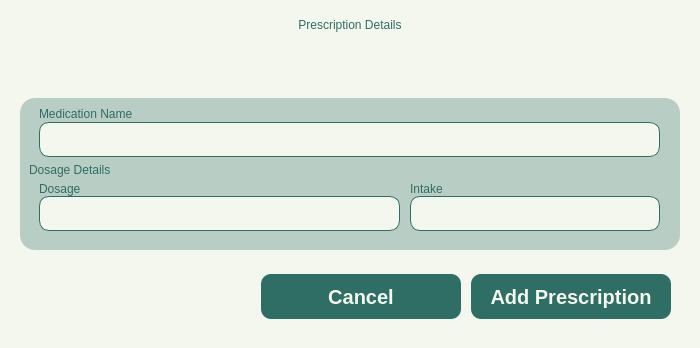
<?xml version="1.0" encoding="UTF-8"?>
<ui version="4.0">
 <class>MainWindow</class>
 <widget class="QMainWindow" name="MainWindow">
  <property name="geometry">
   <rect>
    <x>0</x>
    <y>0</y>
    <width>700</width>
    <height>348</height>
   </rect>
  </property>
  <property name="sizePolicy">
   <sizepolicy hsizetype="Fixed" vsizetype="Fixed">
    <horstretch>0</horstretch>
    <verstretch>0</verstretch>
   </sizepolicy>
  </property>
  <property name="maximumSize">
   <size>
    <width>16777215</width>
    <height>348</height>
   </size>
  </property>
  <property name="baseSize">
   <size>
    <width>700</width>
    <height>300</height>
   </size>
  </property>
  <property name="windowTitle">
   <string>MainWindow</string>
  </property>
  <property name="styleSheet">
   <string notr="true">*{
	padding: 0px;
	margin: 0px;
	border: 0px;
	background-color: #F4F7ED;
}

</string>
  </property>
  <widget class="QWidget" name="centralwidget">
   <property name="sizePolicy">
    <sizepolicy hsizetype="Preferred" vsizetype="Preferred">
     <horstretch>0</horstretch>
     <verstretch>0</verstretch>
    </sizepolicy>
   </property>
   <property name="maximumSize">
    <size>
     <width>16777215</width>
     <height>16777215</height>
    </size>
   </property>
   <layout class="QVBoxLayout" name="verticalLayout">
    <property name="spacing">
     <number>5</number>
    </property>
    <property name="leftMargin">
     <number>20</number>
    </property>
    <property name="rightMargin">
     <number>20</number>
    </property>
    <property name="bottomMargin">
     <number>10</number>
    </property>
    <item alignment="Qt::AlignTop">
     <widget class="QWidget" name="Header" native="true">
      <property name="sizePolicy">
       <sizepolicy hsizetype="Expanding" vsizetype="Preferred">
        <horstretch>0</horstretch>
        <verstretch>0</verstretch>
       </sizepolicy>
      </property>
      <property name="styleSheet">
       <string notr="true">QLabel {
	font: bold 20pt &quot;Satoshi Black&quot;;
	color: #2E6E65;
    qproperty-wordWrap: true;
	background: transparent;
	text-align: center;
}
#Subheader {
	font: 500 14pt &quot;Satoshi Medium&quot;;
}</string>
      </property>
      <layout class="QVBoxLayout" name="verticalLayout_2">
       <item>
        <widget class="QLabel" name="Subheader">
         <property name="text">
          <string>Prescription Details</string>
         </property>
         <property name="alignment">
          <set>Qt::AlignCenter</set>
         </property>
        </widget>
       </item>
      </layout>
     </widget>
    </item>
    <item alignment="Qt::AlignTop">
     <widget class="QWidget" name="Body" native="true">
      <property name="sizePolicy">
       <sizepolicy hsizetype="Expanding" vsizetype="Expanding">
        <horstretch>0</horstretch>
        <verstretch>0</verstretch>
       </sizepolicy>
      </property>
      <property name="styleSheet">
       <string notr="true">QLabel {
	font: 300 12pt &quot;Lexend Light&quot;;
	color: #2E6E65;
}
#Title_1, #Title_2, #Title_3 {
	font: 14pt &quot;Lexend SemiBold&quot;;
}
#Indicator {
	font: 300 10pt &quot;Lexend Light&quot;;
}
#StaffTypeCon, #StaffNameCon, #StaffInfoCon, #SpecializationCon {
	background-color: transparent;
}
*{
	background-color: transparent;
}
#Body {
	background-color: rgba(46, 110, 101, 77);
	border-radius: 15px;
}
QLineEdit, QComboBox, QDateEdit {
	background-color: #F4F7ED;
	border: 1px solid #2E6E65;
	border-radius: 10px;
}


QComboBox, QDateEdit {
    background-color: #F4F7ED;
    border: 1px solid #2E6E65;
    border-radius: 10px;
    padding: 5px 10px;
    font: 300 12pt &quot;Lexend Light&quot;;
}

/* Drop-down arrow styling (QComboBox only) */
QComboBox::drop-down {
    subcontrol-origin: padding;
    subcontrol-position: top right;
    width: 30px;
    border-left: 1px solid #2E6E65;
    background-color: #D9E4DC;
    border-top-right-radius: 8px;
    border-bottom-right-radius: 8px;
}

QComboBox::down-arrow {
    image: url(:/lucide/icons/chevron-down.svg);
    width: 20px;
    height: 20px;
}

/* ComboBox dropdown list view */
QComboBox QAbstractItemView {
    background-color: #F4F7ED;
    selection-background-color: #CCE3D0;
    border: 1px solid #2E6E65;
    border-radius: 2px;
    outline: 0;
    font: 300 12pt &quot;Lexend Light&quot;;
}

/* ===== QDateEdit ===== */
QDateEdit {
    background-color: #F4F7ED;
    border: 1px solid #2E6E65;
    border-radius: 10px;
    padding: 5px 10px;
    font: 300 12pt &quot;Lexend Light&quot;;
}

QDateEdit::drop-down {
    subcontrol-origin: padding;
    subcontrol-position: top right;
    width: 30px;
    border-left: 1px solid #2E6E65;
    background-color: #D9E4DC;
    border-top-right-radius: 8px;
    border-bottom-right-radius: 8px;
}

QDateEdit::down-arrow {
    image: url(:/lucide/icons/calendar.svg);
    width: 20px;
    height: 20px;
}


/* ===== QCalendarWidget Popup ===== */
QCalendarWidget {
    background-color: #F4F7ED;
    border: 2px solid #2E6E65;
    border-radius: 10px;
    font: 300 10pt &quot;Lexend Light&quot;;
}

/* Month &amp; Year Navigation */
QCalendarWidget QToolButton {
    background-color: #F4F7ED;
    border: none;
    color: #2E6E65;
    font: 300 12pt &quot;Lexend Light&quot;;
    padding: 5px;
    margin: 2px;
}

QCalendarWidget QToolButton#qt_calendar_prevmonth {
    qproperty-icon: url(:/lucide/icons/chevron-left.svg);
    qproperty-iconSize: 16px;
}

QCalendarWidget QToolButton#qt_calendar_nextmonth {
    qproperty-icon: url(:/lucide/icons/chevron-right.svg);
    qproperty-iconSize: 16px;
}

/* Month/Year ComboBox &amp; SpinBox */
QCalendarWidget QComboBox,
QCalendarWidget QSpinBox {
    background-color: #F4F7ED;
    border: 1px solid #2E6E65;
    border-radius: 6px;
    padding: 2px 6px;
    font: 300 11pt &quot;Lexend Light&quot;;
    color: #2E6E65;
}

/* Calendar Table (Dates &amp; Grid) */
QCalendarWidget QTableView {
    background-color: #F4F7ED;
    border: none;
    selection-background-color: #2E6E65;
    font: 300 11pt &quot;Lexend Light&quot;;
    gridline-color: #2E6E65;
}


</string>
      </property>
      <layout class="QVBoxLayout" name="verticalLayout_3">
       <property name="rightMargin">
        <number>20</number>
       </property>
       <item alignment="Qt::AlignTop">
        <widget class="QWidget" name="StaffTypeCon" native="true">
         <layout class="QHBoxLayout" name="horizontalLayout_3">
          <property name="spacing">
           <number>10</number>
          </property>
          <property name="leftMargin">
           <number>10</number>
          </property>
          <property name="topMargin">
           <number>0</number>
          </property>
          <property name="rightMargin">
           <number>0</number>
          </property>
          <property name="bottomMargin">
           <number>0</number>
          </property>
          <item alignment="Qt::AlignTop">
           <widget class="QWidget" name="JoinedDate" native="true">
            <property name="sizePolicy">
             <sizepolicy hsizetype="Preferred" vsizetype="Expanding">
              <horstretch>0</horstretch>
              <verstretch>0</verstretch>
             </sizepolicy>
            </property>
            <property name="minimumSize">
             <size>
              <width>0</width>
              <height>0</height>
             </size>
            </property>
            <layout class="QVBoxLayout" name="verticalLayout_4">
             <property name="spacing">
              <number>1</number>
             </property>
             <property name="leftMargin">
              <number>0</number>
             </property>
             <property name="topMargin">
              <number>0</number>
             </property>
             <property name="rightMargin">
              <number>0</number>
             </property>
             <property name="bottomMargin">
              <number>0</number>
             </property>
             <item>
              <widget class="QLabel" name="label">
               <property name="text">
                <string>Medication Name</string>
               </property>
              </widget>
             </item>
             <item>
              <widget class="QLineEdit" name="MedName">
               <property name="sizePolicy">
                <sizepolicy hsizetype="Expanding" vsizetype="Expanding">
                 <horstretch>0</horstretch>
                 <verstretch>0</verstretch>
                </sizepolicy>
               </property>
               <property name="minimumSize">
                <size>
                 <width>250</width>
                 <height>35</height>
                </size>
               </property>
               <property name="maximumSize">
                <size>
                 <width>16777215</width>
                 <height>16777215</height>
                </size>
               </property>
              </widget>
             </item>
            </layout>
           </widget>
          </item>
         </layout>
        </widget>
       </item>
       <item>
        <widget class="QWidget" name="Specialization" native="true">
         <property name="sizePolicy">
          <sizepolicy hsizetype="Preferred" vsizetype="Maximum">
           <horstretch>0</horstretch>
           <verstretch>0</verstretch>
          </sizepolicy>
         </property>
         <layout class="QVBoxLayout" name="verticalLayout_8">
          <property name="spacing">
           <number>5</number>
          </property>
          <property name="leftMargin">
           <number>0</number>
          </property>
          <property name="topMargin">
           <number>0</number>
          </property>
          <property name="rightMargin">
           <number>0</number>
          </property>
          <property name="bottomMargin">
           <number>10</number>
          </property>
          <item alignment="Qt::AlignTop">
           <widget class="QLabel" name="Title_2">
            <property name="text">
             <string>Dosage Details</string>
            </property>
           </widget>
          </item>
          <item alignment="Qt::AlignTop">
           <widget class="QWidget" name="widget_6" native="true">
            <property name="sizePolicy">
             <sizepolicy hsizetype="Expanding" vsizetype="Expanding">
              <horstretch>0</horstretch>
              <verstretch>0</verstretch>
             </sizepolicy>
            </property>
            <layout class="QHBoxLayout" name="horizontalLayout_6">
             <property name="spacing">
              <number>10</number>
             </property>
             <property name="leftMargin">
              <number>10</number>
             </property>
             <property name="topMargin">
              <number>0</number>
             </property>
             <property name="rightMargin">
              <number>0</number>
             </property>
             <property name="bottomMargin">
              <number>0</number>
             </property>
             <item alignment="Qt::AlignTop">
              <widget class="QWidget" name="widget_11" native="true">
               <layout class="QVBoxLayout" name="verticalLayout_17">
                <property name="spacing">
                 <number>0</number>
                </property>
                <property name="leftMargin">
                 <number>0</number>
                </property>
                <property name="topMargin">
                 <number>0</number>
                </property>
                <property name="rightMargin">
                 <number>0</number>
                </property>
                <property name="bottomMargin">
                 <number>0</number>
                </property>
                <item alignment="Qt::AlignTop">
                 <widget class="QLabel" name="label_9">
                  <property name="sizePolicy">
                   <sizepolicy hsizetype="Expanding" vsizetype="Preferred">
                    <horstretch>0</horstretch>
                    <verstretch>0</verstretch>
                   </sizepolicy>
                  </property>
                  <property name="text">
                   <string>Dosage</string>
                  </property>
                 </widget>
                </item>
                <item>
                 <widget class="QLineEdit" name="Dosage">
                  <property name="sizePolicy">
                   <sizepolicy hsizetype="Expanding" vsizetype="Preferred">
                    <horstretch>0</horstretch>
                    <verstretch>0</verstretch>
                   </sizepolicy>
                  </property>
                  <property name="minimumSize">
                   <size>
                    <width>0</width>
                    <height>35</height>
                   </size>
                  </property>
                  <property name="maximumSize">
                   <size>
                    <width>16777215</width>
                    <height>35</height>
                   </size>
                  </property>
                 </widget>
                </item>
               </layout>
              </widget>
             </item>
             <item alignment="Qt::AlignRight">
              <widget class="QWidget" name="widget_10" native="true">
               <property name="minimumSize">
                <size>
                 <width>250</width>
                 <height>0</height>
                </size>
               </property>
               <layout class="QVBoxLayout" name="verticalLayout_16">
                <property name="spacing">
                 <number>0</number>
                </property>
                <property name="leftMargin">
                 <number>0</number>
                </property>
                <property name="topMargin">
                 <number>0</number>
                </property>
                <property name="rightMargin">
                 <number>0</number>
                </property>
                <property name="bottomMargin">
                 <number>0</number>
                </property>
                <item>
                 <widget class="QLabel" name="label_8">
                  <property name="sizePolicy">
                   <sizepolicy hsizetype="Expanding" vsizetype="Preferred">
                    <horstretch>0</horstretch>
                    <verstretch>0</verstretch>
                   </sizepolicy>
                  </property>
                  <property name="text">
                   <string>Intake</string>
                  </property>
                 </widget>
                </item>
                <item>
                 <widget class="QLineEdit" name="Intake">
                  <property name="minimumSize">
                   <size>
                    <width>0</width>
                    <height>35</height>
                   </size>
                  </property>
                 </widget>
                </item>
               </layout>
              </widget>
             </item>
            </layout>
           </widget>
          </item>
         </layout>
        </widget>
       </item>
      </layout>
     </widget>
    </item>
    <item>
     <widget class="QWidget" name="Buttons" native="true">
      <property name="sizePolicy">
       <sizepolicy hsizetype="Expanding" vsizetype="Preferred">
        <horstretch>0</horstretch>
        <verstretch>0</verstretch>
       </sizepolicy>
      </property>
      <layout class="QHBoxLayout" name="horizontalLayout">
       <item alignment="Qt::AlignRight">
        <widget class="QWidget" name="widget" native="true">
         <property name="sizePolicy">
          <sizepolicy hsizetype="Fixed" vsizetype="Preferred">
           <horstretch>0</horstretch>
           <verstretch>0</verstretch>
          </sizepolicy>
         </property>
         <property name="maximumSize">
          <size>
           <width>500</width>
           <height>16777215</height>
          </size>
         </property>
         <layout class="QHBoxLayout" name="horizontalLayout_2">
          <property name="spacing">
           <number>10</number>
          </property>
          <property name="leftMargin">
           <number>0</number>
          </property>
          <property name="topMargin">
           <number>0</number>
          </property>
          <property name="rightMargin">
           <number>0</number>
          </property>
          <property name="bottomMargin">
           <number>0</number>
          </property>
          <item>
           <widget class="QPushButton" name="Cancel">
            <property name="sizePolicy">
             <sizepolicy hsizetype="Fixed" vsizetype="Preferred">
              <horstretch>0</horstretch>
              <verstretch>0</verstretch>
             </sizepolicy>
            </property>
            <property name="minimumSize">
             <size>
              <width>200</width>
              <height>45</height>
             </size>
            </property>
            <property name="maximumSize">
             <size>
              <width>200</width>
              <height>45</height>
             </size>
            </property>
            <property name="styleSheet">
             <string notr="true">QPushButton {
	font: 900 10pt &quot;Satoshi Black&quot;;
	background-color:  #2E6E65;
	border-radius: 10px;
	font-weight: bold;
	font-size: 20px;
	color: #F4F7ED;
	text-align: center;
}</string>
            </property>
            <property name="text">
             <string>Cancel</string>
            </property>
           </widget>
          </item>
          <item>
           <widget class="QPushButton" name="Addprescription">
            <property name="sizePolicy">
             <sizepolicy hsizetype="Expanding" vsizetype="Preferred">
              <horstretch>0</horstretch>
              <verstretch>0</verstretch>
             </sizepolicy>
            </property>
            <property name="minimumSize">
             <size>
              <width>200</width>
              <height>45</height>
             </size>
            </property>
            <property name="maximumSize">
             <size>
              <width>200</width>
              <height>45</height>
             </size>
            </property>
            <property name="styleSheet">
             <string notr="true">QPushButton {
	font: 900 10pt &quot;Satoshi Black&quot;;
	background-color:  #2E6E65;
	border-radius: 10px;
	font-weight: bold;
	font-size: 20px;
	color: #F4F7ED;
	text-align: center;
}</string>
            </property>
            <property name="text">
             <string>Add Prescription</string>
            </property>
           </widget>
          </item>
         </layout>
        </widget>
       </item>
      </layout>
     </widget>
    </item>
   </layout>
  </widget>
 </widget>
 <resources>
  <include location="../../../Downloads/resources.qrc"/>
 </resources>
 <connections/>
</ui>
